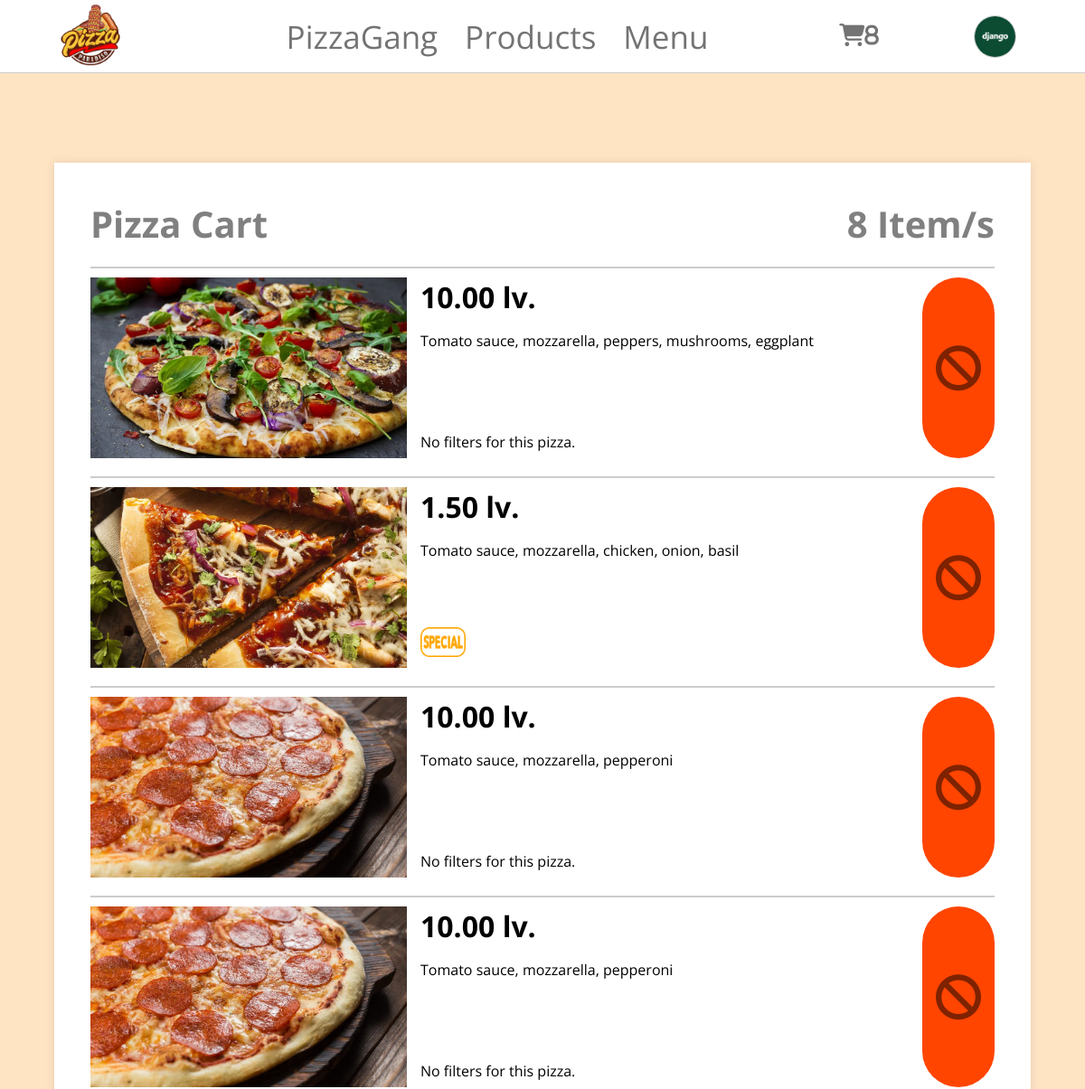
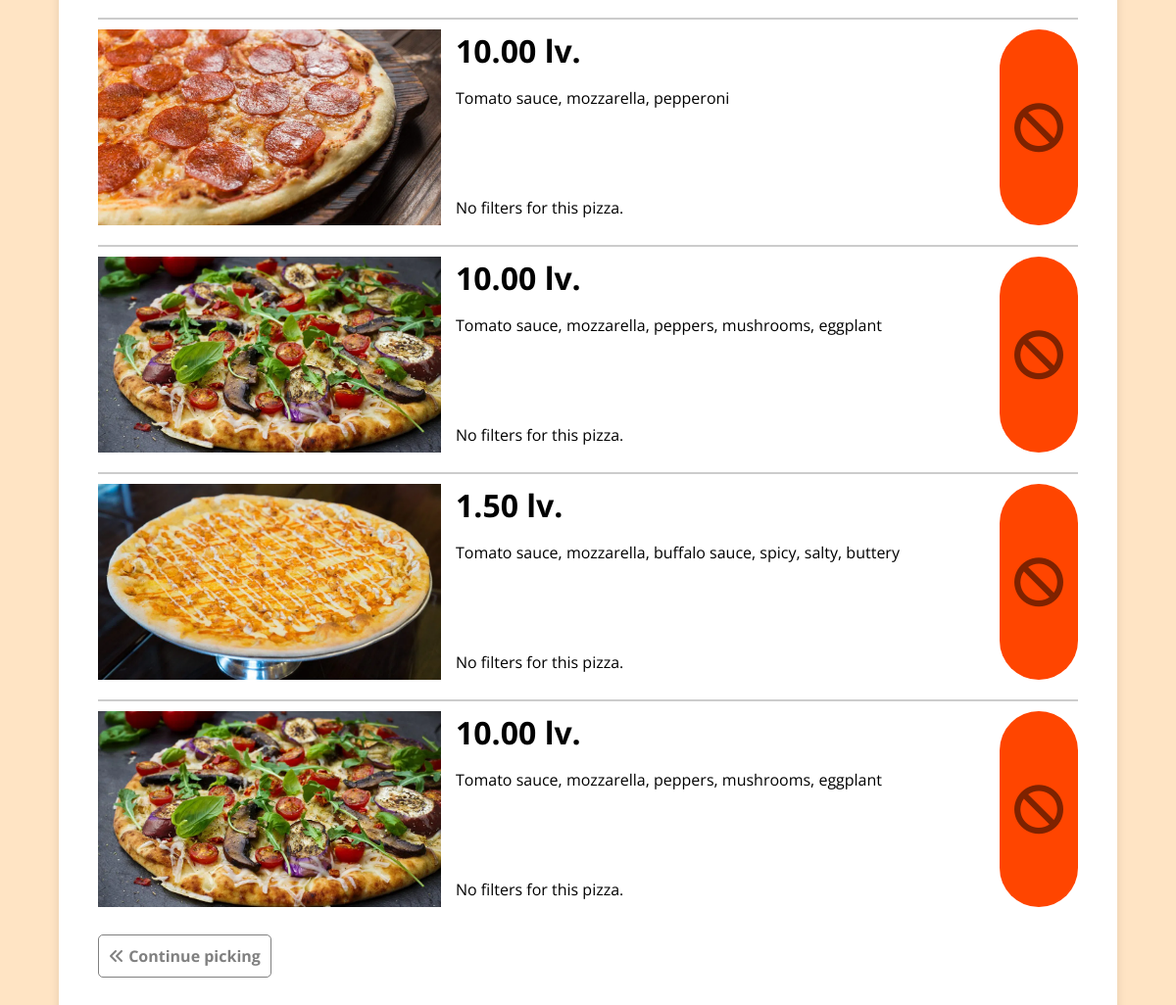
The page /cart/show/ (signed in) on the database as committed earlier (2 pictures, top to bottom).
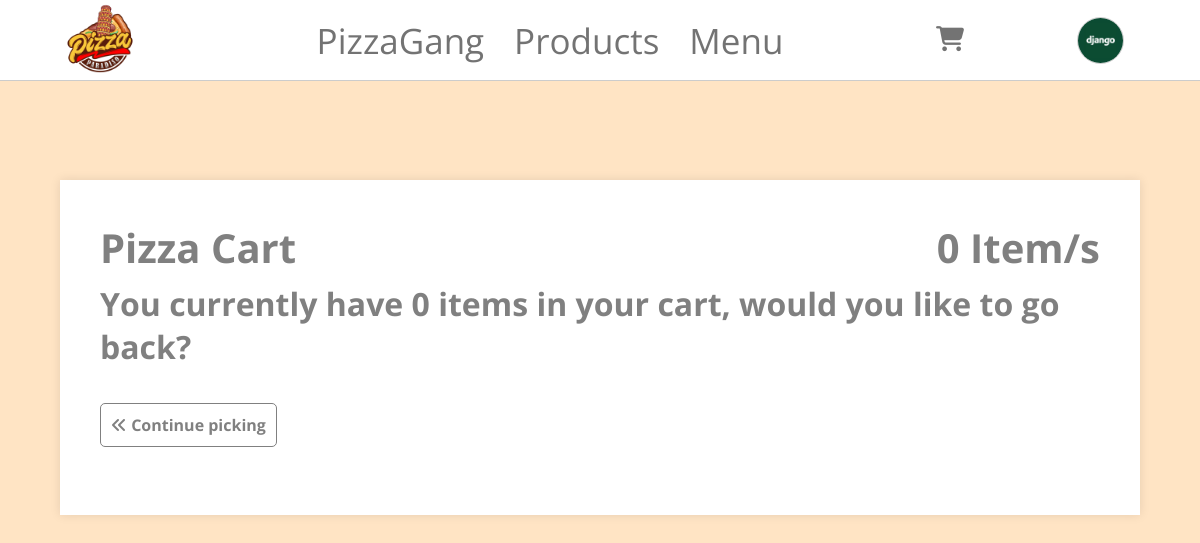
The same page on the database as committed later.
### PizzaGang/main/models.py (models this page shows, shortened)
class CartItem(models.Model):
    pizza = models.ForeignKey(Pizza, on_delete=models.CASCADE)
    quantity = models.IntegerField(default=1)
    cart = models.ForeignKey('Cart', on_delete=models.CASCADE)

class Pizza(models.Model):
    name = models.CharField(max_length=30)
    ingredients = models.TextField()
    image = models.ImageField(upload_to='static/images/pizza/')
    price = models.FloatField()
    is_special = models.BooleanField(blank=True, null=True)
    is_offer = models.BooleanField(blank=True, null=True)
    is_vege = models.BooleanField(blank=True, null=True)
    discount = models.IntegerField(blank=True, null=True)

### PizzaGang/main/views.py (the view)
# urls.py: path('show/', ShowCartView, name='show_cart'),
def ShowCartView(request):
    user = request.user
    cart = Cart.objects.get(user=user)
    cart_items = CartItem.objects.filter(cart=cart)
    context = {
        'cart_items': cart_items,
    }
    return render(request, 'cart/show_cart.html', context)

### PizzaGang/main/context_processors.py (called while the page is built)
def get_cart_items_count(request):
    user = request.user
    cart = Cart.objects.get(user=user)
    cart_items = CartItem.objects.filter(cart=cart)
    cart_items_count = cart_items.count()
    return {'cart_items_count': cart_items_count}

### templates/cart/show_cart.html (shortened to what this page needs)
{% extends 'base/base.html' %}
{% load static %}
{% block head %}
    <link rel="stylesheet" href="{% static 'css/show_cart.css' %}">
{% endblock %}
{% block content %}
<div class="cart-main-container">
    <div class="header-cart">
        <h1>Pizza Cart</h1>
        <h1 class="items">{{ cart_items_count }} Item/s</h1>
    </div>
    {% for cart_item in cart_items %}
    <hr>
    <div class="cart-container">
        <div class="pizza-img">
            <img src="{{ cart_item.pizza.image.url }}" alt="">
        </div>
        <div class="pizza-info">
            <div class="basic-info">
                <h1>{{ cart_item.pizza.price|floatformat:2 }} lv.</h1>
                <p>{{ cart_item.pizza.ingredients }}</p>
            </div>
            <div class="show-cart-filters">
                {% if cart_item.pizza.is_special %}
                    <img src="{% static 'images/icons/special.png' %}" alt="pizza-special-img">
                {% endif %}
                {% if not cart_item.pizza.is_special and not cart_item.pizza.is_vege and not cart_item.pizza.is_offer %}
                    <p>No filters for this pizza.</p>
                {% endif %}
            </div>
        </div>
        <div class="delete-item">
            <form action="{% url 'delete_from_cart' cart_item.pk %}" method="post">
                <button type="submit"><i class="fa-solid fa-ban"></i></button>
            </form>
        </div>
    </div>
    {% endfor %}
    {% if cart_items_count == 0 %}
        <div class="show-cart-no-items">
            <h1>You currently have 0 items in your cart, would you like to go back?</h1>
        </div>
    {% endif %}
    <div class="continue-picking-container">
        <a href="{% url 'menu' %}" class="continue-picking"><i class="fa-solid fa-angles-left"></i>&nbsp;Continue picking</a>
    </div>
</div>
{% endblock %}

### templates/base/base.html (shortened to what this page needs)
{% load static %}
<!DOCTYPE html>
<html lang="en">
<head>
    {% block head %}{% endblock %}
</head>
<body>
<div class="header">
    <div class="logo-container">
        <a href="{% url 'home' %}">
            <img src="{% static 'images/logo.png' %}" alt="logo">
        </a>
    </div>
    <div class="menu-container">
        <div>
            <a href="">PizzaGang</a>
        </div>
        <div>
            <a href="">Products</a>
        </div>
        <div>
            <a href="{% url 'menu' %}">Menu</a>
        </div>
    </div>
    <div class="cart-container-base">
        <a href="{% url 'show_cart' %}">
            {% if cart_items_count > 0 %}
                <i class="fa-solid fa-cart-shopping fa-beat-fade">{{ cart_items_count }}</i>
            {% else %}
                <i class="fa-solid fa-cart-shopping"></i>
            {% endif %}
        </a>
    </div>
    <div class="avatar-container">
        {% if user.is_authenticated %}
                <a href="{% url 'show_user' user.pk %}">
                    <div class="img-selector">
                        {% if user.profile.avatar %}
                            <img src="{{ user.profile.avatar.url }}" alt="avatar">
                        {% else %}
                            <img src="{% static 'images/avatars/default-avatar.jpg' %}" alt="default-avatar">
                        {% endif %}
                    </div>
                </a>
        {% else %}
            <a class="sign_in" href="{% url 'sign_in' %}">Sign In</a>
        {% endif %}
    </div>
</div>
{% block content %}
{% endblock %}
</body>
</html>

Rows that differ between the two databases and show on the page:
removed CartItem: pizza.image (picture), pizza.price "10.00", pizza.ingredients "Tomato sauce, mozzarella, peppers, mushrooms, eggplant", shows "No filters for this pizza."
removed CartItem: pizza.image (picture), pizza.price "1.50", pizza.ingredients "Tomato sauce, mozzarella, chicken, onion, basil"
removed CartItem: pizza.image (picture), pizza.price "10.00", pizza.ingredients "Tomato sauce, mozzarella, pepperoni", shows "No filters for this pizza."
removed CartItem: pizza.image (picture), pizza.price "10.00", pizza.ingredients "Tomato sauce, mozzarella, pepperoni", shows "No filters for this pizza."
removed CartItem: pizza.image (picture), pizza.price "10.00", pizza.ingredients "Tomato sauce, mozzarella, pepperoni", shows "No filters for this pizza."
removed CartItem: pizza.image (picture), pizza.price "10.00", pizza.ingredients "Tomato sauce, mozzarella, peppers, mushrooms, eggplant", shows "No filters for this pizza."
removed CartItem: pizza.image (picture), pizza.price "1.50", pizza.ingredients "Tomato sauce, mozzarella, buffalo sauce, spicy, salty, buttery", shows "No filters for this pizza."
removed CartItem: pizza.image (picture), pizza.price "10.00", pizza.ingredients "Tomato sauce, mozzarella, peppers, mushrooms, eggplant", shows "No filters for this pizza."
Other text that changed with them:
{{ cart_items_count }}: "8" → "0"
{{ cart_items_count }}: "8" → (not shown)
text now shown: "You currently have 0 items in your cart, would you like to go back?"
